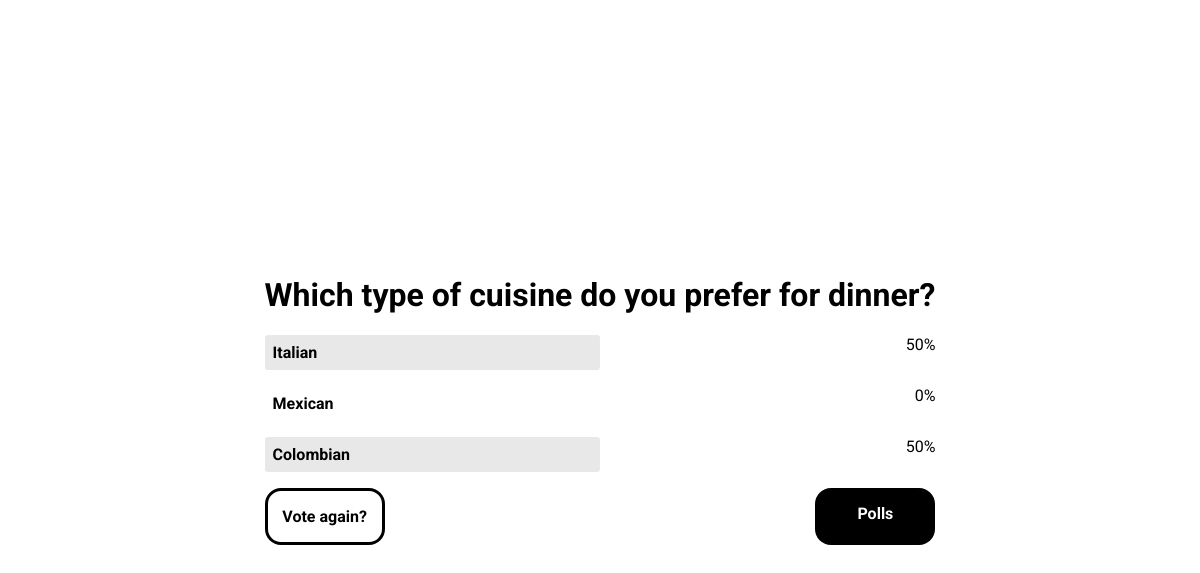
Screenshot of /polls/5/results/ with the database file from the repository.
### polls/models.py (models this page shows, shortened)
class Question(models.Model):
    question_text = models.CharField(max_length=200)
    pub_date = models.DateTimeField("date published")

class Choice(models.Model):
    choice_text = models.CharField(max_length=200)
    votes = models.IntegerField(default=0)
    question = models.ForeignKey(Question, on_delete=models.CASCADE)

### polls/views.py (the view)
# urls.py: path('<int:pk>/results/', views.ResultsView.as_view(), name='results'),
class ResultsView(generic.DetailView):
    template_name = 'polls/results.html'
    def get_queryset(self):
        return Question.objects.filter(pub_date__lte=timezone.now(), id__in=Choice.objects.values('question_id')).order_by("-pub_date")

### polls/templates/polls/results.html (shortened to what this page needs)
{% extends "polls/base.html" %}
{% load static %}
{% block style %}
    <link rel="stylesheet" href="{% static 'polls/css/resultsStyle.css' %}">
{% endblock  %}}
{% block content %}
    <main>
        <div id="results-container">
            <h1>{{ question.question_text }}</h1>
            <ul>
                {% for choice in question.choice_set.all %}
                    <li>
                        <div class="percentage" value="{{ choice.votes}}">
                            <span>{{ choice.choice_text }}</span>
                        </div>
                    </li>
                {% endfor %}
            </ul>
            <nav>
                <a href="{% url 'polls:detail' question.id %}" id="link-detail">Vote again?</a>
                <a href="{% url 'polls:index' %}" id="link-home">Polls</a>
            </nav>
        </div>
    </main>
{% endblock %}

### polls/static/polls/css/style.css (style rules this page uses)
* { box-sizing: border-box; }
body { font-family: "Roboto", system-ui; font-weight: 400; font-style: normal; margin: 0; }
main { height: 100dvh; display: flex; align-items: center; justify-content: center; }

### polls/static/polls/css/resultsStyle.css (style rules this page uses)
main { flex-direction: column; }
ul { list-style: none; padding: 0; }
ul li { margin-bottom: 1em; display: flex; justify-content: space-between; }
ul li div span { font-weight: bold; }
ul li div { width: 80%; margin-right: 1em; }
.percentage { background-color: #E8E8E8; text-wrap: nowrap; border-radius: 0.2em; }
.percentage span { display: inline-block; padding: 0.5em 0.5em; }
nav { display: flex; justify-content: space-between; }
nav a { display: inline-block; padding: 1em 0.5em; border-radius: 1em; font-weight: bold; text-decoration: none; text-align: center; width: 120px; }
#link-detail { border: 3px solid black; color: #000; }
#link-home { background-color: #000; color: #fff; }

### rows the page displays
Question: question_text "Which type of cuisine do you prefer for dinner?"
Choice: {{ choice.votes }} 1 (drawn), choice_text "Italian"
Choice: choice_text "Mexican"
Choice: {{ choice.votes }} 1 (drawn), choice_text "Colombian"
